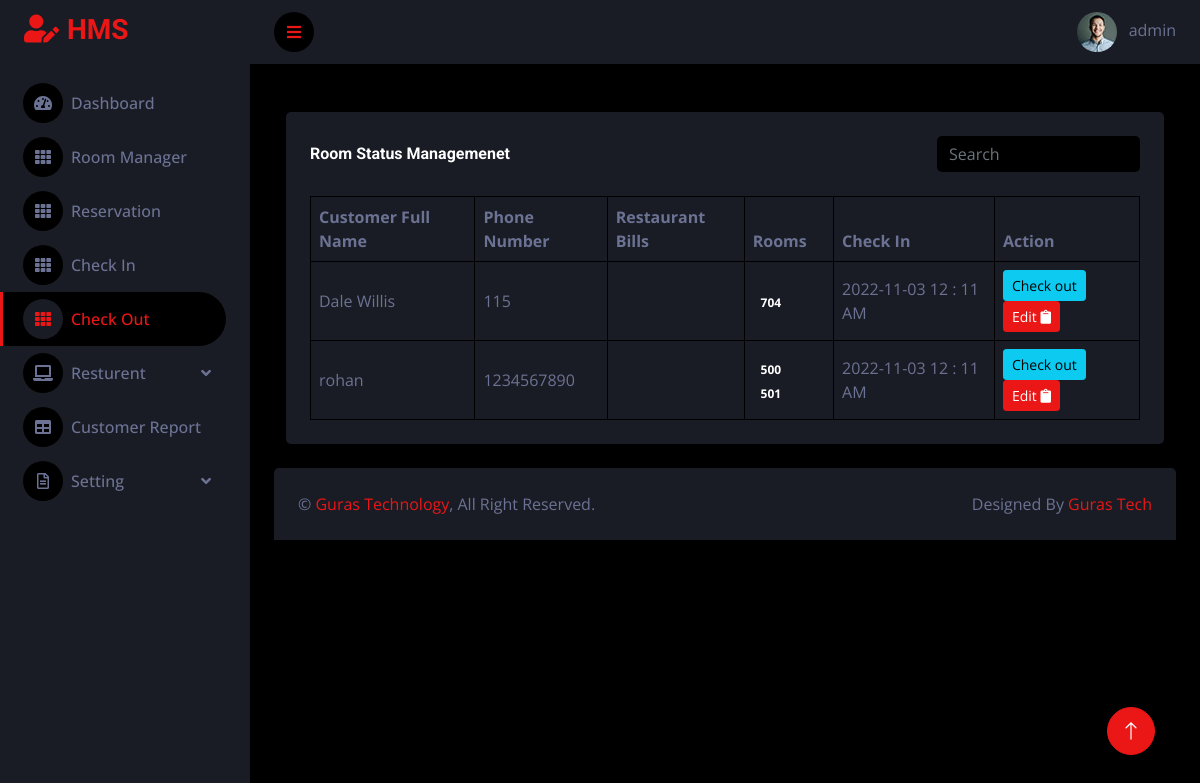
Screenshot of /checkout/ (signed in) with the database file from the repository.
### roomapp/models.py (models this page shows, shortened)
class Customer_list(models.Model):
    title = models.CharField(max_length=255, null=True, blank=True)
    customer = models.ForeignKey(Customer, on_delete=models.CASCADE)
    status = models.BooleanField(default=True)
    checkin = models.DateTimeField(auto_now_add= True,null=True)
    checkout = models.CharField(max_length=255, default="stay")
    bookd_roooms = models.ForeignKey(
        Booked, on_delete=models.CASCADE, blank=True, null=True)

class Customer(models.Model):
    full_name = models.CharField(max_length=255,blank=False)
    user = models.CharField(max_length=255,default = (f'#{random_string_generator()}').upper(),unique=False)
    organization = models.CharField(max_length=255,null=True,blank=True)
    email = models.EmailField(max_length=255,null=True,blank=True)
    designation = models.CharField(max_length=255,blank=True)
    passport_id_number = models.CharField(max_length=255,blank=True)
    location = models.CharField(max_length=255,blank=True)
    phone_number = models.IntegerField(blank=False, help_text='Contact phone number',null=True)
    nationality = models.CharField(max_length=155,blank=True)
    remarks = models.CharField(max_length=255,blank=True)
    traval_agent = models.CharField(max_length=255,blank=True)
    bill_setteled_by = models.CharField(max_length=255,blank=True)
    booked_by = models.CharField(max_length=255,blank=False)
    check_in = models.DateTimeField(auto_now=False,null=True)
    check_out = models.DateTimeField(auto_now=False,null=True)
    main_id = models.ImageField(upload_to="customer/id",null=True,blank=True)

class Room(models.Model):
    room_status = (
        ("available", "available"),
        ("booked","booked"),
        ("not-confirm","confirm"),
        ("cancled","cancled"),
        ("cleaning", "cleaning"),
        ("maintenance", "maintenance"),)
    room_number = models.CharField(max_length=255)
    group = models.ForeignKey(Grouped_room,on_delete=models.CASCADE,blank=True)
    price_pernight = models.CharField(max_length=255)
    status = models.CharField(max_length=255, choices=room_status, default="available")

### roomapp/views.py (the view, shortened to what this page needs)
# urls.py: path('checkout/', views.checkout, name='checkout'),
@login_required(login_url="signin")
def checkout(request):
    customer_list = Customer_list.objects.filter(status=True)
    if is_ajax(request=request):
        term = request.GET.get("room")
        group = Grouped_room.objects.get(title=term)
        room = Room.objects.filter(status="available",group=group).values()
        return JsonResponse(list(room),safe=False)
    context = {"customer_list":customer_list}
    return render(request, 'roomapp/checkout.html',context)

### roomapp/views.py (called while the page is built)
def is_ajax(request):
    return request.META.get('HTTP_X_REQUESTED_WITH') == 'XMLHttpRequest'

### templates/roomapp/checkout.html (shortened to what this page needs)
{% extends 'base.html' %}
{% block content %}
<div class="container-fluid pt-4 ">
    <div class="bg-secondary text-center rounded p-4">
        <div class="d-flex align-items-center justify-content-between mb-4">
            <h6 class="mb-0">Room Status Managemenet </h6>
            <form class="d-none d-md-flex ms-4">
                <input class="form-control bg-dark border-0" type="search" placeholder="Search">
            </form>
        </div>
        <div class="table-responsive">
            <table class="table text-start align-middle table-bordered table-hover mb-0">
                <thead>
                    <tr role="row">
                        <th>Customer Full Name</th>
                        <th>Phone Number</th>
                        <th>Restaurant Bills</th>
                        <th>Rooms</th>
                        <th>Check In </th>
                        <th>Action</th>
                    </tr>
                </thead>
                <tbody>
                    {% for cus in customer_list %}
                    <tr class="odd" role="row">
                        <td class="sorting_1" id="user_id">{{cus.customer.full_name}}</td>
                        <td>{{cus.customer.phone_number}}</td>
                        <td>
                        </td>
                        <td> {% for r in cus.bookd_roooms.room_id.all %}
                            <span class="badge badge-xs badge-success">{{r.room_number|upper}}</span>
                            {% endfor %}
                        </td>
                        <td>{{cus.customer.check_in|date:"Y-m-d h : m A "}}</td>
                        <td><span>
                                <span>
                                    <button type="button" onclick="ad_check({{cus.customer.id}})" class="btn btn-info btn-sm" data-bs-toggle="modal" data-bs-target="#staticBackdrop">
                                       Check out
                                      </button>
                                    <a href="{% url 'checkin_edit' cus.id %}" type="button"
                                        class="btn btn-primary btn-sm">Edit <span class="btn-icon-start"><i
                                                class="fas fa-clipboard"></i></span></a>
                        </td>
                    </tr>
                    {% endfor %}
                </tbody>
            </table>
        </div>
    </div>
</div>
{% endblock content %}

### templates/base.html (shortened to what this page needs)
{% load static %}
<!DOCTYPE html>
<html lang="en">
<head>
    <link rel="stylesheet" type="text/css" href="https://cdn.datatables.net/1.12.1/css/jquery.dataTables.css">
    <link href="https://cdnjs.cloudflare.com/ajax/libs/font-awesome/5.10.0/css/all.min.css" rel="stylesheet">
    <link href="https://cdn.jsdelivr.net/npm/bootstrap-icons@1.4.1/font/bootstrap-icons.css" rel="stylesheet">
    <link href="{% static "lib/owlcarousel/assets/owl.carousel.min.css" %}" rel="stylesheet">
    <link href="{% static "lib/tempusdominus/css/tempusdominus-bootstrap-4.min.css" %}" rel="stylesheet" />
    <link href="{% static 'css/bootstrap.min.css' %}" rel="stylesheet">
    <link href="https://cdn.jsdelivr.net/npm/select2@4.1.0-rc.0/dist/css/select2.min.css" rel="stylesheet" />
    <link rel="stylesheet" href="//code.jquery.com/ui/1.13.2/themes/base/jquery-ui.css">
    <link rel="stylesheet" href="/resources/demos/style.css">
    <link href="{% static "css/style.css" %}" rel="stylesheet">
</head>
<body>
    <div class="container-fluid position-relative d-flex p-0">
        <div class="sidebar pe-4 pb-3">
            <nav class="navbar bg-secondary navbar-dark">
                <a href="{% url "dashboard" %}" class="navbar-brand mx-4 mb-3">
                    <h3 class="text-primary"><i class="fa fa-user-edit me-2"></i>HMS</h3>
                </a>
                <div class="navbar-nav w-100">
                    <a href="{% url "dashboard" %}" class="nav-item nav-link {% if request.resolver_match.url_name == 'dashboard' %} active {% endif %}"><i class="fa fa-tachometer-alt me-2"></i>Dashboard</a>
                    <a href="{% url "roommanager" %}" class="nav-item nav-link {% if request.resolver_match.url_name == 'roommanager' %} active {% endif %}"><i class="fa fa-th me-2"></i>Room Manager</a>
                    <a href="{% url "reserveroom" %}" class="nav-item nav-link {% if request.resolver_match.url_name == 'reserveroom' %} active {% endif %}"><i class="fa fa-th me-2"></i>Reservation</a>
                    <a href="{% url "checkin" %}" class="nav-item nav-link {% if request.resolver_match.url_name == 'checkin' %} active {% endif %}"><i class="fa fa-th me-2"></i>Check In</a>
                    <a href="{% url "checkout" %}" class="nav-item nav-link {% if request.resolver_match.url_name == 'checkout' %} active {% endif %}"><i class="fa fa-th me-2"></i>Check Out</a>
                    <div class="nav-item dropdown">
                        <a href="#" class="nav-link dropdown-toggle" data-bs-toggle="dropdown"><i class="fa fa-laptop me-2"></i>Resturent</a>
                    </div>
                    <a href="{% url "report" %}" class="nav-item nav-link {% if request.resolver_match.url_name == 'report' %} active {% endif %}"><i class="fa fa-table me-2"></i>Customer Report</a>
                    <div class="nav-item dropdown">
                        <a href="#" class="nav-link dropdown-toggle {% if request.resolver_match.url_name == 'addroom' %} active {% endif %}" data-bs-toggle="dropdown"><i class="far fa-file-alt me-2"></i>Setting</a>
                    </div>
                </div>
            </nav>
        </div>
        <div class="content">
            <nav class="navbar navbar-expand bg-secondary navbar-dark sticky-top px-4 py-0">
                <a href="#" class="sidebar-toggler flex-shrink-0">
                    <i class="fa fa-bars"></i>
                </a>
                <div class="navbar-nav align-items-center ms-auto">
                    <div class="nav-item dropdown">
                        <a href="#" class="nav-link" data-bs-toggle="dropdown">
                            <img class="rounded-circle me-lg-2" src="img/user.jpg" alt="" style="width: 40px; height: 40px;">
                            <span class="d-none d-lg-inline-flex">{{request.user}}</span>
                        </a>
                    </div>
                </div>
            </nav>
            <div class="container-fluid pt-4 px-4">
                    {% block content %}
                    {% endblock %}
            </div>
            <div class="container-fluid pt-4 px-4">
                <div class="bg-secondary rounded-top p-4">
                    <div class="row">
                        <div class="col-12 col-sm-6 text-center text-sm-start">
                            &copy; <a href="https://gurastech.com">Guras Technology</a>, All Right Reserved.
                        </div>
                        <div class="col-12 col-sm-6 text-center text-sm-end">
                            Designed By <a href="https://gurastech.com">Guras Tech</a>
                        </div>
                    </div>
                </div>
            </div>
        </div>
        <a href="#" class="btn btn-lg btn-primary btn-lg-square back-to-top"><i class="bi bi-arrow-up"></i></a>
    </div>
</body>
</html>

### static/css/style.css (style rules this page uses)
:root { --primary: #EB1616; --secondary: #191C24; --light: #6C7293; --dark: #000000; }
.back-to-top { position: fixed; display: none; right: 45px; bottom: 45px; z-index: 99; }
.btn { transition: .5s; }
.btn-lg-square { width: 48px; height: 48px; }
.btn-square, .btn-sm-square, .btn-lg-square { padding: 0; display: inline-flex; align-items: center; justify-content: center; font-weight: normal; border-radius: 50px; }
.sidebar { position: fixed; top: 0; left: 0; bottom: 0; width: 250px; height: 100vh; overflow-y: auto; background: var(--secondary); transition: 0.5s; z-index: 999; }
.content { margin-left: 250px; min-height: 100vh; background: var(--dark); transition: 0.5s; }
@media (min-width: 992px) { .sidebar { margin-left: 0; } }
@media (min-width: 992px) { .content { width: calc(100% - 250px); } }
.sidebar .navbar .navbar-nav .nav-link { padding: 7px 20px; color: var(--light); font-weight: 500; border-left: 3px solid var(--secondary); border-radius: 0 30px 30px 0; outline: none; }
.sidebar .navbar .navbar-nav .nav-link:hover, .sidebar .navbar .navbar-nav .nav-link.active { color: var(--primary); background: var(--dark); border-color: var(--primary); }
.sidebar .navbar .navbar-nav .nav-link i { width: 40px; height: 40px; display: inline-flex; align-items: center; justify-content: center; background: var(--dark); border-radius: 40px; }
.sidebar .navbar .navbar-nav .nav-link:hover i, .sidebar .navbar .navbar-nav .nav-link.active i { background: var(--secondary); }
.sidebar .navbar .dropdown-toggle::after { position: absolute; top: 15px; right: 15px; border: none; content: "\f107"; font-family: "Font Awesome 5 Free"; font-weight: 900; transition: .5s; }
.content .navbar .navbar-nav .nav-link { margin-left: 25px; padding: 12px 0; color: var(--light); outline: none; }
.content .navbar .sidebar-toggler, .content .navbar .navbar-nav .nav-link i { width: 40px; height: 40px; display: inline-flex; align-items: center; justify-content: center; background: var(--dark); border-radius: 40px; }

### rows the page displays
Customer_list: customer.full_name "Dale Willis", customer.phone_number "115", customer.check_in "2022-11-03 12 : 11 AM"
Room: room_number "704"
Customer_list: customer.full_name "rohan", customer.phone_number "1234567890", customer.check_in "2022-11-03 12 : 11 AM"
Room: room_number "500"
Room: room_number "501"

### other values shown
{{ request.user }} "admin"
